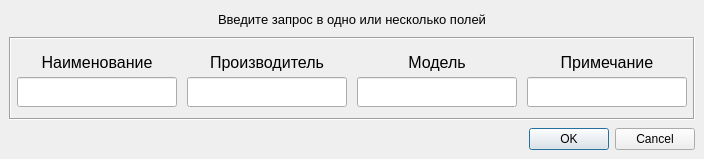
<?xml version="1.0" encoding="UTF-8"?>
<ui version="4.0">
 <class>Dialog</class>
 <widget class="QDialog" name="Dialog">
  <property name="geometry">
   <rect>
    <x>0</x>
    <y>0</y>
    <width>704</width>
    <height>159</height>
   </rect>
  </property>
  <property name="windowTitle">
   <string>Dialog</string>
  </property>
  <layout class="QVBoxLayout" name="verticalLayout_2">
   <property name="spacing">
    <number>8</number>
   </property>
   <property name="leftMargin">
    <number>9</number>
   </property>
   <property name="topMargin">
    <number>9</number>
   </property>
   <property name="rightMargin">
    <number>9</number>
   </property>
   <property name="bottomMargin">
    <number>9</number>
   </property>
   <item>
    <widget class="QLabel" name="label_2">
     <property name="minimumSize">
      <size>
       <width>0</width>
       <height>20</height>
      </size>
     </property>
     <property name="maximumSize">
      <size>
       <width>16777215</width>
       <height>20</height>
      </size>
     </property>
     <property name="baseSize">
      <size>
       <width>0</width>
       <height>20</height>
      </size>
     </property>
     <property name="font">
      <font>
       <pointsize>10</pointsize>
      </font>
     </property>
     <property name="text">
      <string>Введите запрос в одно или несколько полей</string>
     </property>
     <property name="alignment">
      <set>Qt::AlignCenter</set>
     </property>
    </widget>
   </item>
   <item>
    <widget class="QFrame" name="frame">
     <property name="frameShape">
      <enum>QFrame::Box</enum>
     </property>
     <property name="frameShadow">
      <enum>QFrame::Sunken</enum>
     </property>
     <layout class="QHBoxLayout" name="horizontalLayout">
      <property name="spacing">
       <number>2</number>
      </property>
      <property name="leftMargin">
       <number>2</number>
      </property>
      <property name="topMargin">
       <number>6</number>
      </property>
      <property name="rightMargin">
       <number>2</number>
      </property>
      <property name="bottomMargin">
       <number>6</number>
      </property>
      <item>
       <widget class="QWidget" name="widget" native="true">
        <property name="font">
         <font>
          <pointsize>12</pointsize>
         </font>
        </property>
        <layout class="QVBoxLayout" name="verticalLayout">
         <property name="spacing">
          <number>2</number>
         </property>
         <property name="leftMargin">
          <number>4</number>
         </property>
         <property name="topMargin">
          <number>4</number>
         </property>
         <property name="rightMargin">
          <number>4</number>
         </property>
         <property name="bottomMargin">
          <number>4</number>
         </property>
         <item>
          <widget class="QLabel" name="label">
           <property name="minimumSize">
            <size>
             <width>160</width>
             <height>26</height>
            </size>
           </property>
           <property name="maximumSize">
            <size>
             <width>160</width>
             <height>26</height>
            </size>
           </property>
           <property name="baseSize">
            <size>
             <width>160</width>
             <height>26</height>
            </size>
           </property>
           <property name="font">
            <font>
             <pointsize>12</pointsize>
            </font>
           </property>
           <property name="text">
            <string>Наименование</string>
           </property>
           <property name="alignment">
            <set>Qt::AlignCenter</set>
           </property>
          </widget>
         </item>
         <item>
          <widget class="QLineEdit" name="inp_name">
           <property name="minimumSize">
            <size>
             <width>160</width>
             <height>30</height>
            </size>
           </property>
           <property name="maximumSize">
            <size>
             <width>160</width>
             <height>30</height>
            </size>
           </property>
           <property name="baseSize">
            <size>
             <width>160</width>
             <height>30</height>
            </size>
           </property>
           <property name="font">
            <font>
             <pointsize>14</pointsize>
            </font>
           </property>
           <property name="alignment">
            <set>Qt::AlignCenter</set>
           </property>
          </widget>
         </item>
        </layout>
       </widget>
      </item>
      <item>
       <widget class="QWidget" name="widget_2" native="true">
        <property name="font">
         <font>
          <pointsize>12</pointsize>
         </font>
        </property>
        <layout class="QVBoxLayout" name="verticalLayout_3">
         <property name="spacing">
          <number>2</number>
         </property>
         <property name="leftMargin">
          <number>4</number>
         </property>
         <property name="topMargin">
          <number>4</number>
         </property>
         <property name="rightMargin">
          <number>4</number>
         </property>
         <property name="bottomMargin">
          <number>4</number>
         </property>
         <item>
          <widget class="QLabel" name="label_3">
           <property name="minimumSize">
            <size>
             <width>160</width>
             <height>26</height>
            </size>
           </property>
           <property name="maximumSize">
            <size>
             <width>160</width>
             <height>26</height>
            </size>
           </property>
           <property name="baseSize">
            <size>
             <width>160</width>
             <height>26</height>
            </size>
           </property>
           <property name="font">
            <font>
             <pointsize>12</pointsize>
            </font>
           </property>
           <property name="text">
            <string>Производитель</string>
           </property>
           <property name="alignment">
            <set>Qt::AlignCenter</set>
           </property>
          </widget>
         </item>
         <item>
          <widget class="QLineEdit" name="inp_manuf">
           <property name="minimumSize">
            <size>
             <width>160</width>
             <height>30</height>
            </size>
           </property>
           <property name="maximumSize">
            <size>
             <width>160</width>
             <height>30</height>
            </size>
           </property>
           <property name="baseSize">
            <size>
             <width>160</width>
             <height>30</height>
            </size>
           </property>
           <property name="font">
            <font>
             <pointsize>14</pointsize>
            </font>
           </property>
           <property name="alignment">
            <set>Qt::AlignCenter</set>
           </property>
          </widget>
         </item>
        </layout>
       </widget>
      </item>
      <item>
       <widget class="QWidget" name="widget_4" native="true">
        <property name="font">
         <font>
          <pointsize>12</pointsize>
         </font>
        </property>
        <layout class="QVBoxLayout" name="verticalLayout_4">
         <property name="spacing">
          <number>2</number>
         </property>
         <property name="leftMargin">
          <number>4</number>
         </property>
         <property name="topMargin">
          <number>4</number>
         </property>
         <property name="rightMargin">
          <number>4</number>
         </property>
         <property name="bottomMargin">
          <number>4</number>
         </property>
         <item>
          <widget class="QLabel" name="label_4">
           <property name="minimumSize">
            <size>
             <width>160</width>
             <height>26</height>
            </size>
           </property>
           <property name="maximumSize">
            <size>
             <width>160</width>
             <height>26</height>
            </size>
           </property>
           <property name="baseSize">
            <size>
             <width>160</width>
             <height>26</height>
            </size>
           </property>
           <property name="font">
            <font>
             <pointsize>12</pointsize>
            </font>
           </property>
           <property name="text">
            <string>Модель</string>
           </property>
           <property name="alignment">
            <set>Qt::AlignCenter</set>
           </property>
          </widget>
         </item>
         <item>
          <widget class="QLineEdit" name="inp_model">
           <property name="minimumSize">
            <size>
             <width>160</width>
             <height>30</height>
            </size>
           </property>
           <property name="maximumSize">
            <size>
             <width>160</width>
             <height>30</height>
            </size>
           </property>
           <property name="baseSize">
            <size>
             <width>160</width>
             <height>30</height>
            </size>
           </property>
           <property name="font">
            <font>
             <pointsize>14</pointsize>
            </font>
           </property>
           <property name="alignment">
            <set>Qt::AlignCenter</set>
           </property>
          </widget>
         </item>
        </layout>
       </widget>
      </item>
      <item>
       <widget class="QWidget" name="widget_3" native="true">
        <property name="font">
         <font>
          <pointsize>12</pointsize>
         </font>
        </property>
        <layout class="QVBoxLayout" name="verticalLayout_5">
         <property name="spacing">
          <number>2</number>
         </property>
         <property name="leftMargin">
          <number>4</number>
         </property>
         <property name="topMargin">
          <number>4</number>
         </property>
         <property name="rightMargin">
          <number>4</number>
         </property>
         <property name="bottomMargin">
          <number>4</number>
         </property>
         <item>
          <widget class="QLabel" name="label_5">
           <property name="minimumSize">
            <size>
             <width>160</width>
             <height>26</height>
            </size>
           </property>
           <property name="maximumSize">
            <size>
             <width>160</width>
             <height>26</height>
            </size>
           </property>
           <property name="baseSize">
            <size>
             <width>160</width>
             <height>26</height>
            </size>
           </property>
           <property name="font">
            <font>
             <pointsize>12</pointsize>
            </font>
           </property>
           <property name="text">
            <string>Примечание</string>
           </property>
           <property name="alignment">
            <set>Qt::AlignCenter</set>
           </property>
          </widget>
         </item>
         <item>
          <widget class="QLineEdit" name="inp_descr">
           <property name="minimumSize">
            <size>
             <width>160</width>
             <height>30</height>
            </size>
           </property>
           <property name="maximumSize">
            <size>
             <width>160</width>
             <height>30</height>
            </size>
           </property>
           <property name="baseSize">
            <size>
             <width>160</width>
             <height>30</height>
            </size>
           </property>
           <property name="font">
            <font>
             <pointsize>14</pointsize>
            </font>
           </property>
           <property name="alignment">
            <set>Qt::AlignCenter</set>
           </property>
          </widget>
         </item>
        </layout>
       </widget>
      </item>
     </layout>
    </widget>
   </item>
   <item>
    <widget class="QDialogButtonBox" name="buttonBox">
     <property name="orientation">
      <enum>Qt::Horizontal</enum>
     </property>
     <property name="standardButtons">
      <set>QDialogButtonBox::Cancel|QDialogButtonBox::Ok</set>
     </property>
    </widget>
   </item>
  </layout>
 </widget>
 <resources/>
 <connections>
  <connection>
   <sender>buttonBox</sender>
   <signal>accepted()</signal>
   <receiver>Dialog</receiver>
   <slot>accept()</slot>
   <hints>
    <hint type="sourcelabel">
     <x>248</x>
     <y>254</y>
    </hint>
    <hint type="destinationlabel">
     <x>157</x>
     <y>274</y>
    </hint>
   </hints>
  </connection>
  <connection>
   <sender>buttonBox</sender>
   <signal>rejected()</signal>
   <receiver>Dialog</receiver>
   <slot>reject()</slot>
   <hints>
    <hint type="sourcelabel">
     <x>316</x>
     <y>260</y>
    </hint>
    <hint type="destinationlabel">
     <x>286</x>
     <y>274</y>
    </hint>
   </hints>
  </connection>
 </connections>
</ui>
